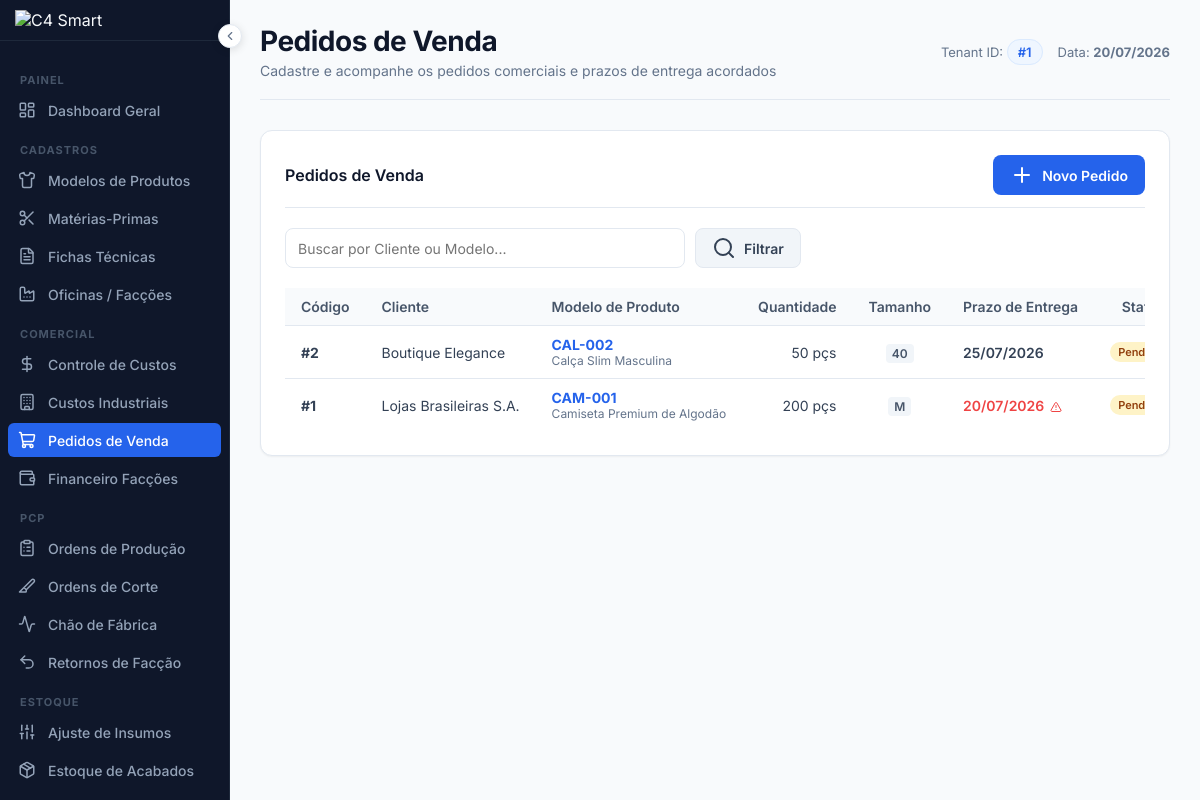
The app's page /pedidos (signed in) with its own data.
### tables this page shows
CREATE TABLE IF NOT EXISTS `pedidos_venda` (
  `id` INT AUTO_INCREMENT PRIMARY KEY,
  `tenant_id` INT NOT NULL,
  `cliente` VARCHAR(255) NOT NULL,
  `produto_modelo_id` INT NOT NULL,
  `quantidade` INT NOT NULL DEFAULT 0,
  `tamanho` VARCHAR(20) NOT NULL,
  `prazo_entrega` DATE NOT NULL,
  `status` ENUM('pendente', 'em produção', 'entregue') NOT NULL DEFAULT 'pendente',
  `criado_em` TIMESTAMP DEFAULT CURRENT_TIMESTAMP,
  CONSTRAINT `fk_pedidos_tenant` FOREIGN KEY (`tenant_id`) REFERENCES `tenants` (`id`) ON DELETE CASCADE,
  CONSTRAINT `fk_pedidos_produto` FOREIGN KEY (`produto_modelo_id`) REFERENCES `produtos_modelos` (`id`) ON DELETE RESTRICT
);

CREATE TABLE IF NOT EXISTS `produtos_modelos` (
  `id` INT AUTO_INCREMENT PRIMARY KEY,
  `tenant_id` INT NOT NULL,
  `nome` VARCHAR(255) NOT NULL,
  `referencia` VARCHAR(100) NOT NULL,
  `categoria` VARCHAR(100) NOT NULL,
  `imagem` VARCHAR(255) NULL,
  `grade_tamanhos` VARCHAR(100) NOT NULL DEFAULT 'P,M,G,GG',
  `cor` VARCHAR(50) NOT NULL,
  `status` ENUM('ativo', 'inativo') NOT NULL DEFAULT 'ativo',
  `criado_em` TIMESTAMP DEFAULT CURRENT_TIMESTAMP,
  CONSTRAINT `fk_produtos_tenant` FOREIGN KEY (`tenant_id`) REFERENCES `tenants` (`id`) ON DELETE CASCADE,
  INDEX `idx_produtos_tenant` (`tenant_id`)
);

### app/Views/pedidos/index.php (the view, shortened to what the rows shown need)
<?php require __DIR__ . '/../layouts/header.php'; ?>
<div class="card-box">
    <div class="table-responsive">
        <table class="table-custom">
            <thead>
                <tr>
                    <th>Código</th>
                    <th>Cliente</th>
                    <th>Modelo de Produto</th>
                    <th class="text-right">Quantidade</th>
                    <th class="text-center">Tamanho</th>
                    <th>Prazo de Entrega</th>
                    <th class="text-center">Status</th>
                </tr>
            </thead>
            <tbody>
                <?php if (empty($pedidos)): ?>
                    <tr>
                        <td colspan="8" class="empty-state">
                            <i data-lucide="shopping-cart" style="width:32px;height:32px;"></i>
                            <p>Nenhum pedido de venda cadastrado.</p>
                        </td>
                    </tr>
                <?php else: ?>
                    <?php foreach ($pedidos as $p): ?>
                        <tr>
                            <td><strong>#<?= $p['id'] ?></strong></td>
                            <td><?= htmlspecialchars($p['cliente']) ?></td>
                            <td>
                                <strong style="color:var(--primary);"><?= htmlspecialchars($p['referencia']) ?></strong>
                                <div style="font-size: 12px; color: var(--muted);"><?= htmlspecialchars($p['modelo_nome']) ?></div>
                            </td>
                            <td class="text-right"><?= number_format($p['quantidade'], 0, ',', '.') ?> pçs</td>
                            <td class="text-center"><span style="background-color: #f1f5f9; color: #475569; padding: 2px 6px; border-radius: 4px; font-size: 12px; font-weight:600;"><?= htmlspecialchars($p['tamanho']) ?></span></td>
                            <td>
                                <?php
                                $atrasado = strtotime($p['prazo_entrega']) < time() && $p['status'] !== 'entregue';
                                ?>
                                <span style="font-weight: 600; color: <?= $atrasado ? 'var(--danger)' : '#334155' ?>;">
                                    <?= date('d/m/Y', strtotime($p['prazo_entrega'])) ?>
                                    <?php if ($atrasado): ?>
                                        <i data-lucide="alert-triangle" style="width:12px;height:12px;display:inline-block;vertical-align:middle;margin-left:2px;" title="Atrasado!"></i>
                                    <?php endif; ?>
                                </span>
                            </td>
                            <td class="text-center">
                                <?php if ($p['status'] === 'pendente'): ?>
                                    <span class="badge badge-warning">Pendente</span>
                                <?php elseif ($p['status'] === 'em produção'): ?>
                                    <span class="badge badge-info">Em Produção</span>
                                <?php else: ?>
                                    <span class="badge badge-success">Entregue</span>
                                <?php endif; ?>
                            </td>
                        </tr>
                    <?php endforeach; ?>
                <?php endif; ?>
            </tbody>
        </table>
    </div>
</div>
<?php require __DIR__ . '/../layouts/footer.php'; ?>

### records on screen
pedidos_venda: id "2", cliente "Boutique Elegance", produto_modelo.referencia "CAL-002", produto_modelo.nome "Calça Slim Masculina", quantidade "50", tamanho "40", prazo_entrega "25/07/2026", status "Pendente"
pedidos_venda: id "1", cliente "Lojas Brasileiras S.A.", produto_modelo.referencia "CAM-001", produto_modelo.nome "Camiseta Premium de Algodão", quantidade "200", tamanho "M", prazo_entrega "20/07/2026", status "pendente" (drawn)

### other values on screen
$title "Pedidos de Venda"
$subtitle "Cadastre e acompanhe os pedidos comerciais e prazos de entrega acordados"
$_SESSION['tenant_id'] "1"
